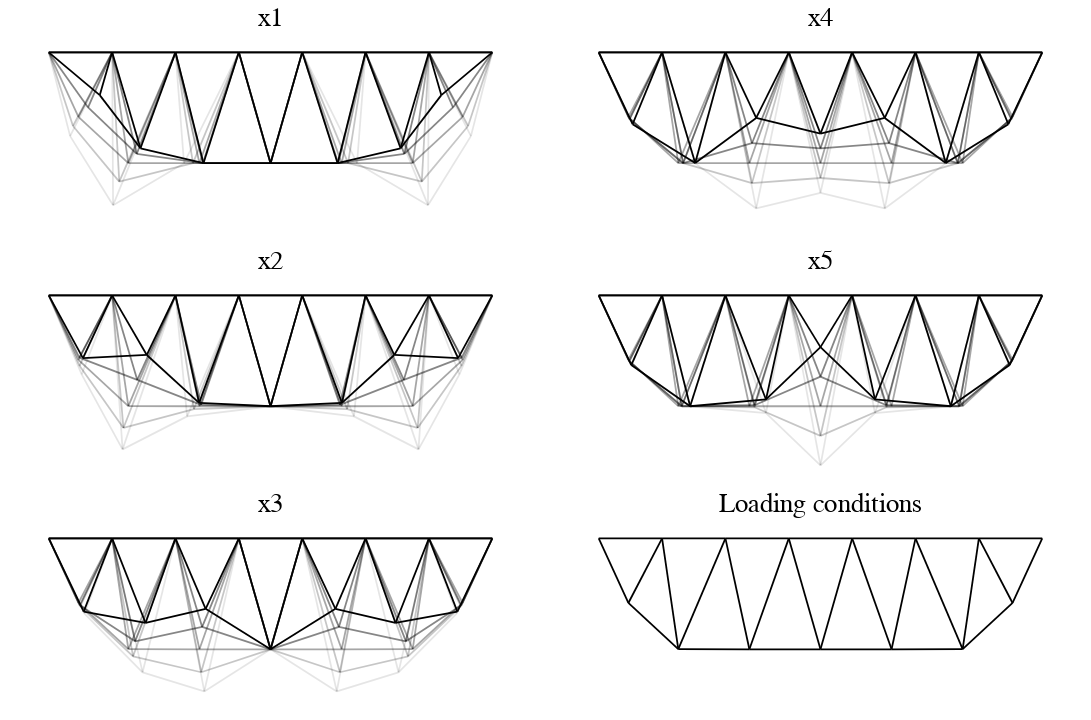

Notebook code cell kept with this figure:
### Markdown cell above
# Design space and loading conditions

### Code cell
# alt.themes.enable('none')
sweepDirs = glob.glob('data/2D_Truss_v1.3/conmech/param_sweep*/')
width = 600

sweepPlotList = []
for i,dataDir in enumerate(np.sort(sweepDirs)):
    print(f'loading from {dataDir}')
    allGraphs = loadConmechGraphs(dataDir)
    
    # make a title
    title = alt.Chart(
        {'values': [{"text": f'x{i+1}'}]}
    ).mark_text(size=30, align='center', font='Arial').encode(
        text="text:N"
    ).properties(width=width)
    sweepPlotList.append(title)

    opacities = np.linspace(0.1,0.6,5)
    opacities[-1] = 1
    plotList = [plotTruss(g, withoutConfigure=True, 
                          lineOpacity=o, 
                          baseColor='#000000',
                          domX=[-5,55], 
                          domY=[-20,0], 
                width=width) for g,o in zip(allGraphs, opacities)]
    sweepPlot = alt.layer(*plotList)
    sweepPlotList.append(sweepPlot)
    
# make a title
nomTitle = alt.Chart(
    {'values': [{"text": f'Loading conditions'}]}
).mark_text(size=30, align='center', font='Arial').encode(
    text="text:N"
).properties(width=width)
    
nomDesign = plotTruss(allGraphs[2], 
                      withoutConfigure=True, 
                      domX=[-5,55], 
                      domY=[-20,0], 
                      width=width,
                      baseColor='#000000')
    
col0 = alt.vconcat(*sweepPlotList[:6])
col1 = alt.vconcat(*sweepPlotList[6:],nomTitle,nomDesign)
finalChart = alt.hconcat(col0, col1, background='white').configure_view(strokeOpacity=0)
finalChart
